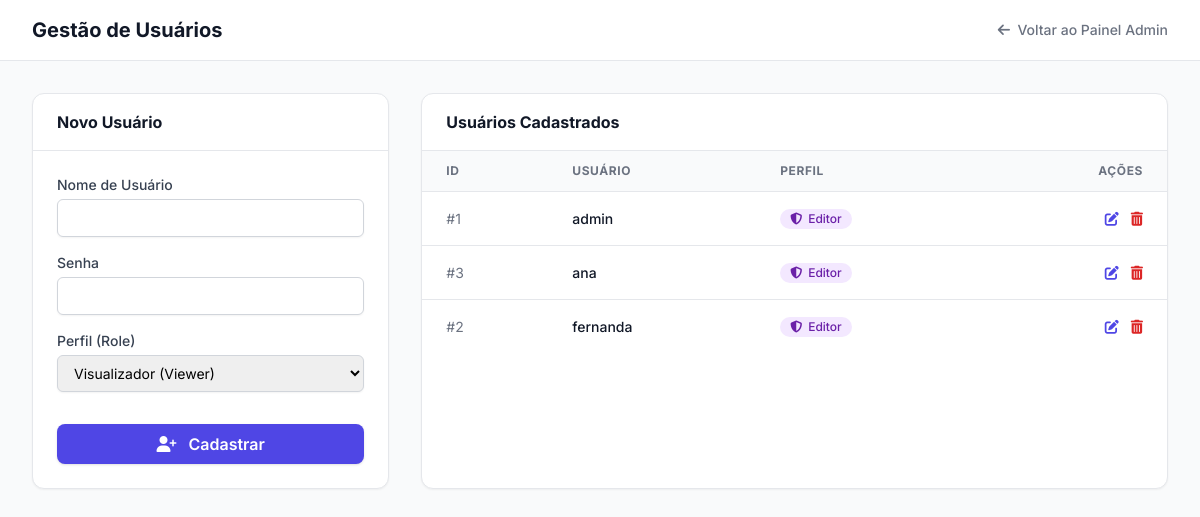
Page /admin/usuarios (signed in) on the committed database.
### models.py (models this page shows, shortened)
class User(UserMixin, db.Model):
    __tablename__ = 'users'
    id = db.Column(db.Integer, primary_key=True)
    username = db.Column(db.String(80), unique=True, nullable=False)
    password_hash = db.Column(db.String(200), nullable=False)
    role = db.Column(db.String(20), nullable=False, default='viewer')  # 'editor' or 'viewer'
    @property
    def is_editor(self):
        return self.role == 'editor'

### app.py (the view, shortened to what this page needs)
@app.route('/admin/usuarios', methods=['GET', 'POST'])
@editor_required
def admin_usuarios():
    users = User.query.order_by(User.username).all()
    return render_template('usuarios.html', users=users)

### app.py (called while the page is built)
@event.listens_for(Engine, 'connect')
def set_sqlite_pragma(dbapi_connection, connection_record):
    if isinstance(dbapi_connection, sqlite3.Connection):
        cursor = dbapi_connection.cursor()
        cursor.execute('PRAGMA journal_mode=WAL')
        cursor.execute('PRAGMA busy_timeout=10000')
        cursor.close()

@login_manager.user_loader
def load_user(user_id):
    return User.query.get(int(user_id))

def editor_required(f):
    @wraps(f)
    def decorated_function(*args, **kwargs):
        if not current_user.is_authenticated:
            flash('Para acessar esta página é necessário fazer login.', 'error')
            return redirect(url_for('login'))
        if not current_user.is_editor:
            flash('Acesso negado. Apenas editores podem acessar esta página.', 'error')
            return redirect(url_for('index'))
        return f(*args, **kwargs)
    return decorated_function

### templates/usuarios.html (shortened to what this page needs)
<!DOCTYPE html>
<html lang="pt-BR">
<head>
    <script src="https://cdn.tailwindcss.com"></script>
    <link rel="stylesheet" href="https://cdnjs.cloudflare.com/ajax/libs/font-awesome/6.4.0/css/all.min.css">
</head>
<body class="bg-gray-50 flex h-screen overflow-hidden antialiased">
    <div class="flex-1 flex flex-col h-screen overflow-hidden">
        <div class="bg-white border-b border-gray-200 px-8 py-4 flex items-center justify-between">
            <h1 class="text-xl font-bold text-gray-900">Gestão de Usuários</h1>
            <div class="flex items-center gap-4">
                <a href="{{ url_for('admin') }}" class="text-sm font-medium text-gray-500 hover:text-gray-900">
                    <i class="fa-solid fa-arrow-left"></i> &nbsp;Voltar ao Painel Admin
                </a>
            </div>
        </div>
        <div class="flex-1 overflow-y-auto p-8">
            <div class="grid grid-cols-1 lg:grid-cols-3 gap-8">
                <div class="bg-white border border-gray-200 rounded-xl shadow-sm overflow-hidden h-fit">
                    <div class="px-6 py-4 border-b border-gray-200">
                        <h2 class="text-base font-bold text-gray-900">Novo Usuário</h2>
                    </div>
                    <form method="POST" class="p-6 space-y-4">
                        <div>
                            <label class="block text-sm font-medium text-gray-700 mb-1">Nome de Usuário</label>
                            <input type="text" name="username" required class="w-full text-sm border border-gray-300 rounded-md shadow-sm focus:ring-indigo-500 focus:border-indigo-500 py-2 px-3">
                        </div>
                        <div>
                            <label class="block text-sm font-medium text-gray-700 mb-1">Senha</label>
                            <input type="password" name="password" required class="w-full text-sm border border-gray-300 rounded-md shadow-sm focus:ring-indigo-500 focus:border-indigo-500 py-2 px-3">
                        </div>
                        <div>
                            <label class="block text-sm font-medium text-gray-700 mb-1">Perfil (Role)</label>
                            <select name="role" class="w-full text-sm border border-gray-300 rounded-md shadow-sm focus:ring-indigo-500 focus:border-indigo-500 py-2 px-3">
                                <option value="viewer">Visualizador (Viewer)</option>
                            </select>
                        </div>
                        <div class="pt-4">
                            <button type="submit" class="w-full bg-indigo-600 hover:bg-indigo-700 text-white font-semibold py-2 px-4 rounded-lg shadow transition-colors">
                                <i class="fa-solid fa-user-plus mr-2"></i> Cadastrar
                            </button>
                        </div>
                    </form>
                </div>
                <div class="lg:col-span-2 bg-white border border-gray-200 rounded-xl shadow-sm overflow-hidden">
                    <div class="px-6 py-4 border-b border-gray-200">
                        <h2 class="text-base font-bold text-gray-900">Usuários Cadastrados</h2>
                    </div>
                    <div class="overflow-x-auto">
                        <table class="min-w-full divide-y divide-gray-200">
                            <thead class="bg-gray-50">
                                <tr>
                                    <th class="px-6 py-3 text-left text-xs font-bold text-gray-500 uppercase tracking-wider">ID</th>
                                    <th class="px-6 py-3 text-left text-xs font-bold text-gray-500 uppercase tracking-wider">Usuário</th>
                                    <th class="px-6 py-3 text-left text-xs font-bold text-gray-500 uppercase tracking-wider">Perfil</th>
                                    <th class="px-6 py-3 text-right text-xs font-bold text-gray-500 uppercase tracking-wider">Ações</th>
                                </tr>
                            </thead>
                            <tbody class="bg-white divide-y divide-gray-200">
                                {% for u in users %}
                                <tr class="hover:bg-gray-50">
                                    <td class="px-6 py-4 whitespace-nowrap text-sm text-gray-500">#{{ u.id }}</td>
                                    <td class="px-6 py-4 whitespace-nowrap text-sm font-medium text-gray-900">{{ u.username }}</td>
                                    <td class="px-6 py-4 whitespace-nowrap text-sm">
                                        {% if u.role == 'editor' %}
                                        <span class="inline-flex items-center gap-1.5 px-2.5 py-0.5 rounded-full text-xs font-medium bg-purple-100 text-purple-800">
                                            <i class="fa-solid fa-shield-halved"></i> Editor
                                        </span>
                                        {% else %}
                                        <span class="inline-flex items-center gap-1.5 px-2.5 py-0.5 rounded-full text-xs font-medium bg-blue-100 text-blue-800">
                                            <i class="fa-solid fa-eye"></i> Visualizador
                                        </span>
                                        {% endif %}
                                    </td>
                                    <td class="px-6 py-4 whitespace-nowrap text-sm text-right">
                                        <button onclick="openEditModal({{ u.id }}, '{{ u.username }}', '{{ u.role }}')" class="text-indigo-600 hover:text-indigo-900 mx-2" title="Editar">
                                            <i class="fa-solid fa-pen-to-square"></i>
                                        </button>
                                        <form method="POST" action="{{ url_for('admin_usuario_excluir', user_id=u.id) }}" class="inline-block" onsubmit="return confirm('Tem certeza que deseja excluir este usuário?');">
                                            <button type="submit" class="text-red-600 hover:text-red-900" title="Excluir">
                                                <i class="fa-solid fa-trash-can"></i>
                                            </button>
                                        </form>
                                    </td>
                                </tr>
                                {% endfor %}
                            </tbody>
                        </table>
                    </div>
                </div>
            </div>
        </div>
    </div>
</body>
</html>

### templates/usuarios.html (style rules this page uses)
body { font-family: 'Inter', sans-serif; }

### rows in the picture
User: id "1", username "admin", role "editor" (drawn)
User: id "3", username "ana", role "editor" (drawn)
User: id "2", username "fernanda", role "editor" (drawn)
